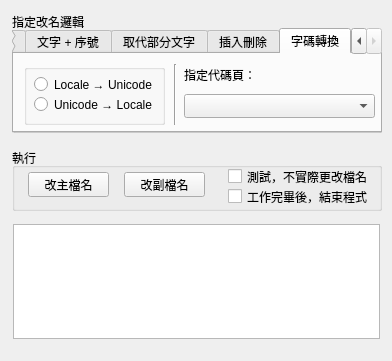
<?xml version="1.0" encoding="UTF-8"?>
<ui version="4.0">
 <class>MainWindow</class>
 <widget class="QMainWindow" name="MainWindow">
  <property name="geometry">
   <rect>
    <x>0</x>
    <y>0</y>
    <width>392</width>
    <height>361</height>
   </rect>
  </property>
  <property name="windowTitle">
   <string>檔案改名</string>
  </property>
  <widget class="QWidget" name="centralwidget">
   <widget class="QGroupBox" name="groupBox_Rules">
    <property name="geometry">
     <rect>
      <x>12</x>
      <y>12</y>
      <width>370</width>
      <height>121</height>
     </rect>
    </property>
    <property name="styleSheet">
     <string notr="true"/>
    </property>
    <property name="title">
     <string>指定改名邏輯</string>
    </property>
    <widget class="QTabWidget" name="tabWidget_Rules">
     <property name="geometry">
      <rect>
       <x>0</x>
       <y>16</y>
       <width>370</width>
       <height>105</height>
      </rect>
     </property>
     <property name="currentIndex">
      <number>4</number>
     </property>
     <widget class="QWidget" name="tab_Rename">
      <attribute name="title">
       <string>直接改名</string>
      </attribute>
      <widget class="QLineEdit" name="lineEdit_RenameTo">
       <property name="geometry">
        <rect>
         <x>110</x>
         <y>20</y>
         <width>161</width>
         <height>27</height>
        </rect>
       </property>
      </widget>
      <widget class="QLabel" name="label">
       <property name="geometry">
        <rect>
         <x>50</x>
         <y>20</y>
         <width>51</width>
         <height>31</height>
        </rect>
       </property>
       <property name="text">
        <string>改名為：</string>
       </property>
      </widget>
     </widget>
     <widget class="QWidget" name="tab_OrdinalWithPrefix">
      <attribute name="title">
       <string>文字 + 序號</string>
      </attribute>
      <widget class="QLineEdit" name="lineEdit_Prefix">
       <property name="geometry">
        <rect>
         <x>40</x>
         <y>20</y>
         <width>111</width>
         <height>27</height>
        </rect>
       </property>
      </widget>
      <widget class="QLabel" name="label_2">
       <property name="geometry">
        <rect>
         <x>160</x>
         <y>20</y>
         <width>21</width>
         <height>21</height>
        </rect>
       </property>
       <property name="text">
        <string>+</string>
       </property>
      </widget>
      <widget class="QCheckBox" name="checkBox_Reverse">
       <property name="geometry">
        <rect>
         <x>280</x>
         <y>20</y>
         <width>81</width>
         <height>21</height>
        </rect>
       </property>
       <property name="text">
        <string>倒序</string>
       </property>
      </widget>
      <widget class="QLineEdit" name="lineEdit_Ordinal">
       <property name="geometry">
        <rect>
         <x>180</x>
         <y>20</y>
         <width>61</width>
         <height>27</height>
        </rect>
       </property>
      </widget>
      <widget class="QSpinBox" name="spinBox_Digits">
       <property name="geometry">
        <rect>
         <x>250</x>
         <y>20</y>
         <width>16</width>
         <height>24</height>
        </rect>
       </property>
      </widget>
      <widget class="QLabel" name="label_5">
       <property name="geometry">
        <rect>
         <x>40</x>
         <y>50</y>
         <width>321</width>
         <height>21</height>
        </rect>
       </property>
       <property name="styleSheet">
        <string notr="true">color: rgb(255, 0, 0);</string>
       </property>
       <property name="text">
        <string>拖曳時，游標所在檔案為第一序號，向下遞增或遞減至０。</string>
       </property>
      </widget>
     </widget>
     <widget class="QWidget" name="tab_Replace">
      <attribute name="title">
       <string>取代部分文字</string>
      </attribute>
      <widget class="QLineEdit" name="lineEdit_ReplaceFrom">
       <property name="geometry">
        <rect>
         <x>40</x>
         <y>30</y>
         <width>131</width>
         <height>27</height>
        </rect>
       </property>
      </widget>
      <widget class="QLineEdit" name="lineEdit_ReplaceTo">
       <property name="geometry">
        <rect>
         <x>200</x>
         <y>30</y>
         <width>131</width>
         <height>27</height>
        </rect>
       </property>
      </widget>
      <widget class="QLabel" name="label_3">
       <property name="geometry">
        <rect>
         <x>100</x>
         <y>10</y>
         <width>21</width>
         <height>16</height>
        </rect>
       </property>
       <property name="text">
        <string>將</string>
       </property>
      </widget>
      <widget class="QLabel" name="label_4">
       <property name="geometry">
        <rect>
         <x>230</x>
         <y>10</y>
         <width>51</width>
         <height>16</height>
        </rect>
       </property>
       <property name="text">
        <string>取代為</string>
       </property>
      </widget>
     </widget>
     <widget class="QWidget" name="tab_InsDel">
      <attribute name="title">
       <string>插入刪除</string>
      </attribute>
      <widget class="QGroupBox" name="groupBox_Index">
       <property name="geometry">
        <rect>
         <x>220</x>
         <y>10</y>
         <width>141</width>
         <height>61</height>
        </rect>
       </property>
       <property name="title">
        <string/>
       </property>
       <widget class="QRadioButton" name="radioButton_Head">
        <property name="geometry">
         <rect>
          <x>10</x>
          <y>20</y>
          <width>61</width>
          <height>16</height>
         </rect>
        </property>
        <property name="text">
         <string>由開頭</string>
        </property>
       </widget>
       <widget class="QRadioButton" name="radioButton_Tail">
        <property name="geometry">
         <rect>
          <x>10</x>
          <y>40</y>
          <width>61</width>
          <height>16</height>
         </rect>
        </property>
        <property name="text">
         <string>由結尾</string>
        </property>
       </widget>
       <widget class="QSpinBox" name="spinBox_Indexof">
        <property name="geometry">
         <rect>
          <x>80</x>
          <y>37</y>
          <width>42</width>
          <height>21</height>
         </rect>
        </property>
       </widget>
       <widget class="QLabel" name="label_6">
        <property name="geometry">
         <rect>
          <x>80</x>
          <y>20</y>
          <width>53</width>
          <height>16</height>
         </rect>
        </property>
        <property name="text">
         <string>位置</string>
        </property>
       </widget>
      </widget>
      <widget class="QGroupBox" name="groupBox_InsDel">
       <property name="geometry">
        <rect>
         <x>9</x>
         <y>9</y>
         <width>201</width>
         <height>61</height>
        </rect>
       </property>
       <property name="title">
        <string/>
       </property>
       <widget class="QRadioButton" name="radioButton_Insert">
        <property name="geometry">
         <rect>
          <x>10</x>
          <y>10</y>
          <width>61</width>
          <height>21</height>
         </rect>
        </property>
        <property name="text">
         <string>插入</string>
        </property>
       </widget>
       <widget class="QRadioButton" name="radioButton_Delete">
        <property name="geometry">
         <rect>
          <x>10</x>
          <y>30</y>
          <width>51</width>
          <height>21</height>
         </rect>
        </property>
        <property name="text">
         <string>刪除</string>
        </property>
       </widget>
       <widget class="QLabel" name="label_InsDelHint">
        <property name="geometry">
         <rect>
          <x>100</x>
          <y>7</y>
          <width>71</width>
          <height>16</height>
         </rect>
        </property>
        <property name="text">
         <string/>
        </property>
       </widget>
       <widget class="QLineEdit" name="lineEdit_Insert">
        <property name="geometry">
         <rect>
          <x>100</x>
          <y>27</y>
          <width>91</width>
          <height>27</height>
         </rect>
        </property>
       </widget>
       <widget class="QSpinBox" name="spinBox_Delete">
        <property name="geometry">
         <rect>
          <x>100</x>
          <y>27</y>
          <width>51</width>
          <height>27</height>
         </rect>
        </property>
       </widget>
      </widget>
     </widget>
     <widget class="QWidget" name="tab_Locale">
      <attribute name="title">
       <string>字碼轉換</string>
      </attribute>
      <widget class="Line" name="line">
       <property name="geometry">
        <rect>
         <x>160</x>
         <y>10</y>
         <width>3</width>
         <height>61</height>
        </rect>
       </property>
       <property name="orientation">
        <enum>Qt::Vertical</enum>
       </property>
      </widget>
      <widget class="QLabel" name="label_LocaleHint">
       <property name="geometry">
        <rect>
         <x>170</x>
         <y>10</y>
         <width>191</width>
         <height>21</height>
        </rect>
       </property>
       <property name="text">
        <string>指定代碼頁：</string>
       </property>
      </widget>
      <widget class="QComboBox" name="comboBox_Locale">
       <property name="geometry">
        <rect>
         <x>170</x>
         <y>40</y>
         <width>191</width>
         <height>24</height>
        </rect>
       </property>
       <property name="currentText">
        <string/>
       </property>
       <property name="currentIndex">
        <number>-1</number>
       </property>
       <property name="placeholderText">
        <string>請選擇區域編碼，或輸入編號</string>
       </property>
       <item>
        <property name="text">
         <string>932 - 日文, Shift-JIS</string>
        </property>
       </item>
       <item>
        <property name="text">
         <string>936 - 簡體中文 (大陸、新加坡) </string>
        </property>
       </item>
       <item>
        <property name="text">
         <string>949 - 韓文 (Unified Hangeul Code)</string>
        </property>
       </item>
       <item>
        <property name="text">
         <string>950 - 繁體中文 (台灣、香港) </string>
        </property>
       </item>
       <item>
        <property name="text">
         <string>1252 - 英文、法德意荷葡萄西班牙</string>
        </property>
       </item>
      </widget>
      <widget class="QGroupBox" name="groupBox">
       <property name="geometry">
        <rect>
         <x>10</x>
         <y>10</y>
         <width>141</width>
         <height>61</height>
        </rect>
       </property>
       <property name="title">
        <string/>
       </property>
       <widget class="QRadioButton" name="radioButton_ToUnicode">
        <property name="geometry">
         <rect>
          <x>10</x>
          <y>10</y>
          <width>127</width>
          <height>21</height>
         </rect>
        </property>
        <property name="text">
         <string>Locale → Unicode</string>
        </property>
       </widget>
       <widget class="QRadioButton" name="radioButton_ToLocale">
        <property name="geometry">
         <rect>
          <x>10</x>
          <y>30</y>
          <width>127</width>
          <height>21</height>
         </rect>
        </property>
        <property name="text">
         <string>Unicode → Locale</string>
        </property>
       </widget>
      </widget>
     </widget>
    </widget>
   </widget>
   <widget class="QGroupBox" name="groupBox_Run">
    <property name="geometry">
     <rect>
      <x>12</x>
      <y>148</y>
      <width>370</width>
      <height>63</height>
     </rect>
    </property>
    <property name="title">
     <string>執行</string>
    </property>
    <widget class="QPushButton" name="pushButton_RenameExtExcluded">
     <property name="geometry">
      <rect>
       <x>16</x>
       <y>24</y>
       <width>81</width>
       <height>25</height>
      </rect>
     </property>
     <property name="text">
      <string>改主檔名</string>
     </property>
    </widget>
    <widget class="QPushButton" name="pushButton_RenameExtOnly">
     <property name="geometry">
      <rect>
       <x>112</x>
       <y>24</y>
       <width>81</width>
       <height>25</height>
      </rect>
     </property>
     <property name="text">
      <string>改副檔名</string>
     </property>
    </widget>
    <widget class="QCheckBox" name="checkBox_Test">
     <property name="geometry">
      <rect>
       <x>216</x>
       <y>20</y>
       <width>141</width>
       <height>17</height>
      </rect>
     </property>
     <property name="text">
      <string>測試，不實際更改檔名</string>
     </property>
    </widget>
    <widget class="QCheckBox" name="checkBox_RunThenClose">
     <property name="geometry">
      <rect>
       <x>216</x>
       <y>40</y>
       <width>145</width>
       <height>17</height>
      </rect>
     </property>
     <property name="text">
      <string>工作完畢後，結束程式</string>
     </property>
    </widget>
   </widget>
   <widget class="QTextBrowser" name="textBrowser_TaskView">
    <property name="geometry">
     <rect>
      <x>13</x>
      <y>224</y>
      <width>367</width>
      <height>115</height>
     </rect>
    </property>
   </widget>
  </widget>
 </widget>
 <tabstops>
  <tabstop>tabWidget_Rules</tabstop>
  <tabstop>lineEdit_RenameTo</tabstop>
  <tabstop>lineEdit_Prefix</tabstop>
  <tabstop>lineEdit_Ordinal</tabstop>
  <tabstop>spinBox_Digits</tabstop>
  <tabstop>checkBox_Reverse</tabstop>
  <tabstop>lineEdit_ReplaceFrom</tabstop>
  <tabstop>lineEdit_ReplaceTo</tabstop>
  <tabstop>radioButton_Insert</tabstop>
  <tabstop>radioButton_Delete</tabstop>
  <tabstop>lineEdit_Insert</tabstop>
  <tabstop>spinBox_Delete</tabstop>
  <tabstop>radioButton_Head</tabstop>
  <tabstop>radioButton_Tail</tabstop>
  <tabstop>spinBox_Indexof</tabstop>
  <tabstop>radioButton_ToUnicode</tabstop>
  <tabstop>radioButton_ToLocale</tabstop>
  <tabstop>comboBox_Locale</tabstop>
  <tabstop>pushButton_RenameExtExcluded</tabstop>
  <tabstop>pushButton_RenameExtOnly</tabstop>
  <tabstop>checkBox_Test</tabstop>
  <tabstop>checkBox_RunThenClose</tabstop>
  <tabstop>textBrowser_TaskView</tabstop>
 </tabstops>
 <resources/>
 <connections/>
</ui>
